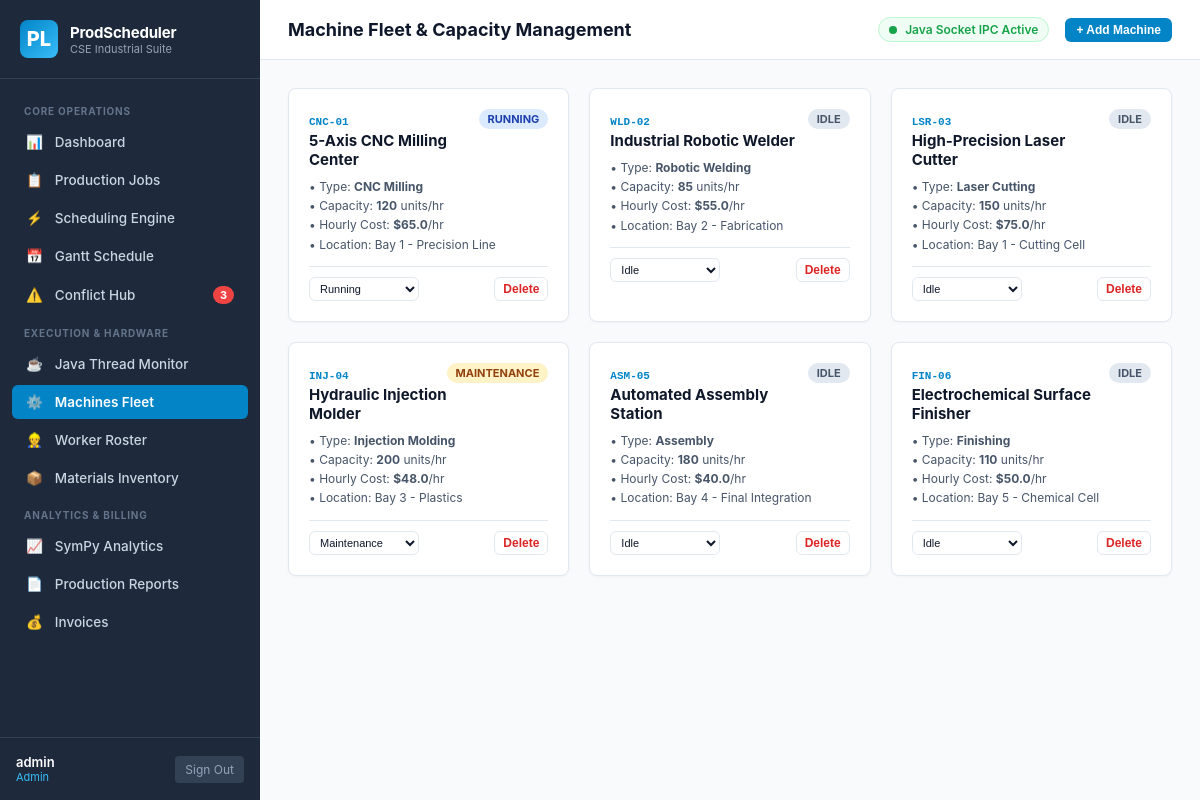
The app's page /machines (signed in), older data.
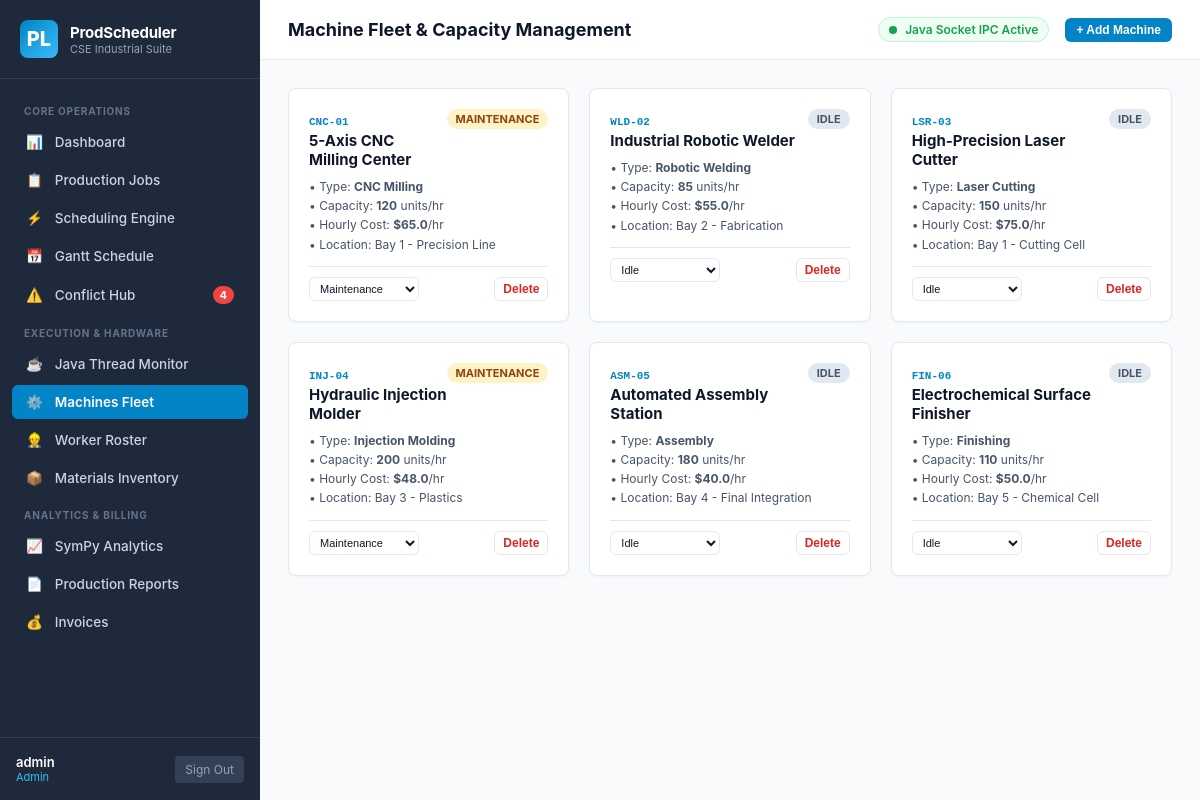
The same page, newer data.
### tables this page shows
CREATE TABLE machines (
    id INTEGER PRIMARY KEY AUTOINCREMENT,
    name TEXT NOT NULL,
    code TEXT UNIQUE NOT NULL,
    machine_type TEXT NOT NULL,
    capacity_per_hour INTEGER NOT NULL DEFAULT 100,
    hourly_rate REAL NOT NULL DEFAULT 45.0,
    status TEXT NOT NULL DEFAULT 'Idle' CHECK (status IN ('Idle', 'Running', 'Maintenance', 'Error')),
    location TEXT DEFAULT 'Building A - Floor 1',
    last_maintenance DATE DEFAULT CURRENT_DATE,
    created_at TIMESTAMP DEFAULT CURRENT_TIMESTAMP
);

### app.py (the view)
@app.route("/machines")
@login_required
def machines():
    all_machines = db.get_machines()
    return render_template("machines.html", machines=all_machines)

### app.py (called while the page is built)
def login_required(f):
    @wraps(f)
    def decorated_function(*args, **kwargs):
        if "user_id" not in session:
            flash("Please sign in to access the Production System.", "warning")
            return redirect(url_for("login"))
        return f(*args, **kwargs)
    return decorated_function

@app.context_processor
def inject_global_data():
    user = None
    alerts = []
    if "user_id" in session:
        user = {
            "id": session.get("user_id"),
            "username": session.get("username"),
            "role": session.get("user_role")
        }
        alerts = db.get_system_alerts()
    return {
        "current_user": user,
        "active_alerts": alerts,
        "now": datetime.now()
    }

### database/db.py (called while the page is built)
def get_connection() -> sqlite3.Connection:
    os.makedirs(os.path.dirname(config.DATABASE_PATH), exist_ok=True)
    conn = sqlite3.connect(config.DATABASE_PATH, timeout=20.0)
    conn.row_factory = sqlite3.Row
    conn.execute("PRAGMA foreign_keys = ON;")
    return conn

def get_machines() -> List[Dict[str, Any]]:
    conn = get_connection()
    try:
        cur = conn.cursor()
        cur.execute("SELECT * FROM machines ORDER BY id ASC")
        return [dict(r) for r in cur.fetchall()]
    finally:
        conn.close()

### templates/machines.html (shortened to what this page needs)
{% extends "base.html" %}
{% block page_title %}Machine Fleet & Capacity Management{% endblock %}
{% block top_actions %}
  <button type="button" class="btn btn-primary btn-sm" onclick="openCreateMachineModal()">+ Add Machine</button>
{% endblock %}
{% block content %}
  <div class="grid-4">
    {% for m in machines %}
      <div class="card" style="margin-bottom: 0;">
        <div style="display: flex; justify-content: space-between; align-items: flex-start; margin-bottom: 8px;">
          <div>
            <span style="font-family: monospace; font-size: 11px; color: #0284c7; font-weight: 700;">{{ m.code }}</span>
            <h4 style="font-size: 15px; font-weight: 700; color: #0f172a; margin-top: 2px;">{{ m.name }}</h4>
          </div>
          <span class="status-badge {{ m.status }}">{{ m.status }}</span>
        </div>
        <div style="font-size: 12px; color: #475569; margin-bottom: 12px; line-height: 1.6;">
          • Type: <strong>{{ m.machine_type }}</strong><br>
          • Capacity: <strong>{{ m.capacity_per_hour }}</strong> units/hr<br>
          • Hourly Cost: <strong>${{ m.hourly_rate }}</strong>/hr<br>
          • Location: {{ m.location }}
        </div>
        <div style="border-top: 1px solid var(--border); padding-top: 10px; display: flex; justify-content: space-between; align-items: center;">
          <form method="POST" action="{{ url_for('update_machine_status_route', machine_id=m.id) }}" style="display: flex; gap: 4px;">
            <select name="status" class="form-control" style="font-size: 11px; padding: 4px 6px; width: 110px;" onchange="this.form.submit()">
              <option value="Idle" {% if m.status == 'Idle' %}selected{% endif %}>Idle</option>
              <option value="Running" {% if m.status == 'Running' %}selected{% endif %}>Running</option>
              <option value="Maintenance" {% if m.status == 'Maintenance' %}selected{% endif %}>Maintenance</option>
            </select>
          </form>
          <form method="POST" action="{{ url_for('delete_machine', machine_id=m.id) }}" onsubmit="return confirm('Remove machine {{ m.name }}?');">
            <button type="submit" class="btn btn-sm btn-outline" style="color: var(--danger); padding: 4px 8px;">Delete</button>
          </form>
        </div>
      </div>
    {% endfor %}
  </div>
{% endblock %}

### templates/base.html (shortened to what this page needs)
<!DOCTYPE html>
<html lang="en">
<head>
  <link rel="stylesheet" href="{{ url_for('static', filename='css/style.css') }}">
</head>
<body>
  <div class="app-container">
    <aside class="sidebar">
      <div class="sidebar-header">
        <div class="sidebar-logo">PL</div>
        <div class="sidebar-title">
          <h1>ProdScheduler</h1>
          <p>CSE Industrial Suite</p>
        </div>
      </div>
      <nav class="sidebar-nav">
        <div class="nav-section-title">Core Operations</div>
        <a href="{{ url_for('dashboard') }}" class="nav-item {% if request.path == '/dashboard' %}active{% endif %}">
          <span>📊</span> Dashboard
        </a>
        <a href="{{ url_for('jobs') }}" class="nav-item {% if request.path == '/jobs' %}active{% endif %}">
          <span>📋</span> Production Jobs
        </a>
        <a href="{{ url_for('scheduling') }}" class="nav-item {% if request.path == '/scheduling' %}active{% endif %}">
          <span>⚡</span> Scheduling Engine
        </a>
        <a href="{{ url_for('gantt_view') }}" class="nav-item {% if request.path == '/gantt' %}active{% endif %}">
          <span>📅</span> Gantt Schedule
        </a>
        <a href="{{ url_for('conflicts') }}" class="nav-item {% if request.path == '/conflicts' %}active{% endif %}">
          <span>⚠️</span> Conflict Hub
          {% if active_alerts %}
            <span class="badge">{{ active_alerts|length }}</span>
          {% endif %}
        </a>
        <div class="nav-section-title">Execution & Hardware</div>
        <a href="{{ url_for('java_monitor') }}" class="nav-item {% if request.path == '/java-monitor' %}active{% endif %}">
          <span>☕</span> Java Thread Monitor
        </a>
        <a href="{{ url_for('machines') }}" class="nav-item {% if request.path == '/machines' %}active{% endif %}">
          <span>⚙️</span> Machines Fleet
        </a>
        <a href="{{ url_for('workers') }}" class="nav-item {% if request.path == '/workers' %}active{% endif %}">
          <span>👷</span> Worker Roster
        </a>
        <a href="{{ url_for('materials') }}" class="nav-item {% if request.path == '/materials' %}active{% endif %}">
          <span>📦</span> Materials Inventory
        </a>
        <div class="nav-section-title">Analytics & Billing</div>
        <a href="{{ url_for('analytics') }}" class="nav-item {% if request.path == '/analytics' %}active{% endif %}">
          <span>📈</span> SymPy Analytics
        </a>
        <a href="{{ url_for('reports') }}" class="nav-item {% if request.path == '/reports' %}active{% endif %}">
          <span>📄</span> Production Reports
        </a>
        <a href="{{ url_for('invoices') }}" class="nav-item {% if request.path.startswith('/invoices') %}active{% endif %}">
          <span>💰</span> Invoices
        </a>
      </nav>
      <div class="sidebar-footer">
        <div class="user-badge">
          <span class="user-name">{{ current_user.username if current_user else 'Guest' }}</span>
          <span class="user-role">{{ current_user.role if current_user else 'Visitor' }}</span>
        </div>
        <a href="{{ url_for('logout') }}" class="logout-btn">Sign Out</a>
      </div>
    </aside>
    <main class="main-wrapper">
      <header class="top-navbar">
        <h2 class="top-title">{% block page_title %}Production Dashboard{% endblock %}</h2>
        <div class="top-actions">
          <div class="live-indicator">
            <div class="pulse-dot"></div>
            <span>Java Socket IPC Active</span>
          </div>
          {% block top_actions %}{% endblock %}
        </div>
      </header>
      <section class="content-body">
        {% block content %}{% endblock %}
      </section>
    </main>
  </div>
</body>
</html>

### static/css/style.css (style rules this page uses)
:root { --primary: #0284c7; --primary-hover: #0369a1; --bg-dark: #0f172a; --bg-sidebar: #1e293b; --bg-card: #ffffff; --bg-main: #f8fafc; --border: #e2e8f0; --text-main: #0f172a; --text-muted: #64748b; --success: #16a34a; --warning: #f59e0b; --danger: #dc2626; --info: #0284c7; }
* { box-sizing: border-box; margin: 0; padding: 0; }
body { font-family: -apple-system, BlinkMacSystemFont, "Segoe UI", Roboto, "Helvetica Neue", Arial, sans-serif; background-color: var(--bg-main); color: var(--text-main); min-height: 100vh; display: flex; }
.app-container { display: flex; width: 100%; min-height: 100vh; }
.sidebar { width: 260px; background-color: var(--bg-sidebar); color: #f1f5f9; display: flex; flex-direction: column; flex-shrink: 0; }
.sidebar-header { padding: 20px; border-bottom: 1px solid #334155; display: flex; align-items: center; gap: 12px; }
.sidebar-logo { width: 38px; height: 38px; background: linear-gradient(135deg, #0284c7, #38bdf8); border-radius: 8px; display: flex; align-items: center; justify-content: center; font-weight: 800; font-size: 20px; color: #ffffff; }
.sidebar-title h1 { font-size: 15px; font-weight: 700; letter-spacing: -0.2px; color: #ffffff; }
.sidebar-title p { font-size: 11px; color: #94a3b8; }
.sidebar-nav { padding: 16px 12px; display: flex; flex-direction: column; gap: 4px; overflow-y: auto; flex-grow: 1; }
.nav-section-title { font-size: 10px; text-transform: uppercase; letter-spacing: 0.8px; color: #64748b; padding: 10px 12px 4px 12px; font-weight: 700; }
.nav-item { display: flex; align-items: center; gap: 12px; padding: 9px 14px; color: #cbd5e1; text-decoration: none; border-radius: 6px; font-size: 13.5px; font-weight: 500; transition: all 0.15s ease; }
.nav-item.active { background-color: #0284c7; color: #ffffff; font-weight: 600; }
.nav-item .badge { margin-left: auto; font-size: 11px; padding: 2px 7px; border-radius: 12px; background-color: #ef4444; color: white; font-weight: 700; }
.sidebar-footer { padding: 16px; border-top: 1px solid #334155; display: flex; align-items: center; justify-content: space-between; }
.user-badge { display: flex; flex-direction: column; }
.user-badge .user-name { font-size: 13px; font-weight: 600; color: #ffffff; }
.user-badge .user-role { font-size: 11px; color: #38bdf8; }
.logout-btn { color: #94a3b8; text-decoration: none; font-size: 12px; padding: 6px 10px; border-radius: 4px; background-color: #334155; }
.main-wrapper { flex-grow: 1; display: flex; flex-direction: column; overflow-x: hidden; }
.top-navbar { height: 60px; background-color: #ffffff; border-bottom: 1px solid var(--border); display: flex; align-items: center; justify-content: space-between; padding: 0 28px; }
.top-title { font-size: 18px; font-weight: 700; color: #0f172a; }
.top-actions { display: flex; align-items: center; gap: 16px; }
.live-indicator { display: flex; align-items: center; gap: 8px; font-size: 12px; font-weight: 600; color: var(--success); background-color: #f0fdf4; padding: 4px 10px; border-radius: 16px; border: 1px solid #bbf7d0; }
.pulse-dot { width: 8px; height: 8px; background-color: var(--success); border-radius: 50%; box-shadow: 0 0 0 0 rgba(22, 163, 74, 0.7); animation: pulse 1.6s infinite; }
.content-body { padding: 28px; flex-grow: 1; }
.grid-4 { display: grid; grid-template-columns: repeat(auto-fit, minmax(220px, 1fr)); gap: 20px; margin-bottom: 24px; }
.card { background-color: var(--bg-card); border: 1px solid var(--border); border-radius: 8px; box-shadow: 0 1px 3px rgba(0,0,0,0.04); padding: 20px; margin-bottom: 24px; }
.status-badge { display: inline-block; padding: 3px 9px; border-radius: 12px; font-size: 11px; font-weight: 700; text-transform: uppercase; }
.status-badge.Idle { background-color: #e2e8f0; color: #475569; }
.status-badge.Maintenance, .status-badge.PAUSED { background-color: #fef3c7; color: #92400e; }
.btn { display: inline-flex; align-items: center; gap: 6px; padding: 8px 16px; border-radius: 6px; font-size: 13px; font-weight: 600; cursor: pointer; text-decoration: none; border: 1px solid transparent; transition: all 0.15s ease; }
.btn-primary { background-color: var(--primary); color: #ffffff; }
.btn-outline { background-color: transparent; border-color: var(--border); color: #334155; }
.btn-sm { padding: 4px 10px; font-size: 12px; }
.form-control { width: 100%; padding: 8px 12px; border: 1px solid var(--border); border-radius: 6px; font-size: 13.5px; background-color: #ffffff; color: #0f172a; }

Row changes from the older to the newer data that the page shows:
changed machines "5-Axis CNC Milling Center": status "RUNNING" → "MAINTENANCE"; status "Running" → "Maintenance"
Text that changed along with them:
{{ active_alerts|length }}: "3" → "4"
